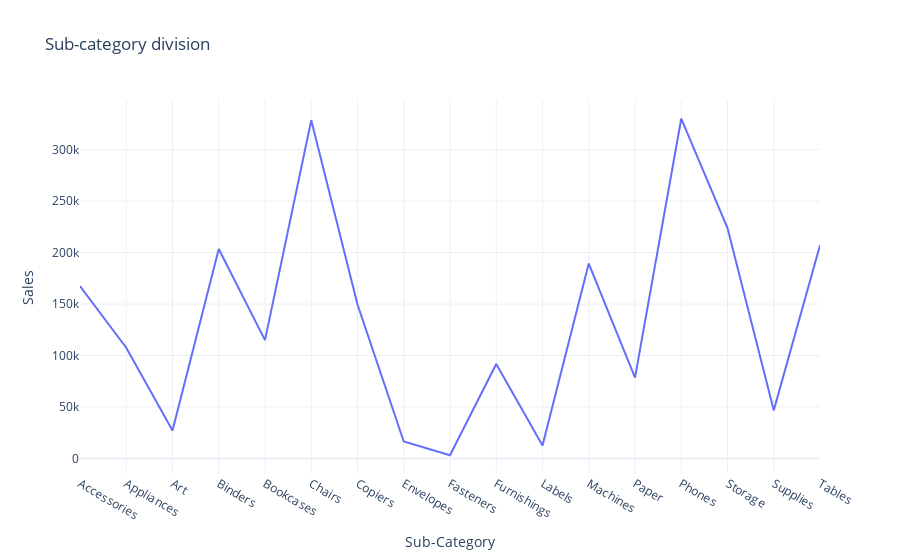

Here is the notebook cell this chart was saved with:
### Code cell
fig.show()

### Figure 1 — Plotly figure (JSON) as saved in the notebook; plotly's stock layout.template omitted (floating-point values rounded to 4 significant figures)
{"data": [{"hovertemplate": "Sub-Category=%{x}<br>Sales=%{y}<extra></extra>", "legendgroup": "", "line": {"color": "#636efa", "dash": "solid"}, "marker": {"symbol": "circle"}, "mode": "lines", "name": "", "orientation": "v", "showlegend": false, "type": "scatter", "x": ["Accessories", "Appliances", "Art", "Binders", "Bookcases", "Chairs", "Copiers", "Envelopes", "Fasteners", "Furnishings", "Labels", "Machines", "Paper", "Phones", "Storage", "Supplies", "Tables"], "xaxis": "x", "y": [167400.0, 107500.0, 27120.0, 203400.0, 114900.0, 328400.0, 149500.0, 16480.0, 3024.0, 91710.0, 12490.0, 189200.0, 78480.0, 330000.0, 223800.0, 46670.0, 207000.0], "yaxis": "y"}], "layout": {"legend": {"tracegroupgap": 0}, "title": {"text": "Sub-category division"}, "xaxis": {"anchor": "y", "domain": [0, 1], "title": {"text": "Sub-Category"}}, "yaxis": {"anchor": "x", "domain": [0, 1], "title": {"text": "Sales"}}}}
